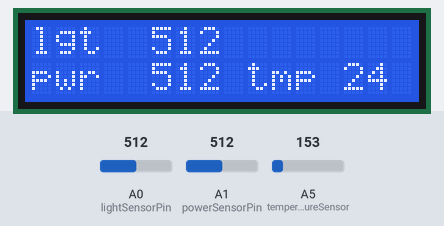
Recording of a sketch running on a simulated Arduino Uno, built with avr-gcc and run on an emulated ATmega328P. Shown: 16×2 character LCD. The inputs (shaded band) are chosen by the test bench; at power-on: A5 (temperatureSensor) = 153, A0 (lightSensorPin) = 512, A1 (powerSensorPin) = 512. What the sketch prints to the serial monitor is not drawn.

Above: at 1.2 s.
1.3 s: A5 (temperatureSensor) set to 165
At 2.4 s:
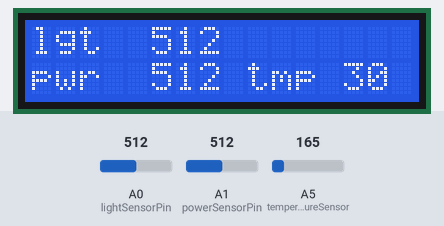
3.5 s: A0 (lightSensorPin) set to 716
At 5.2 s:
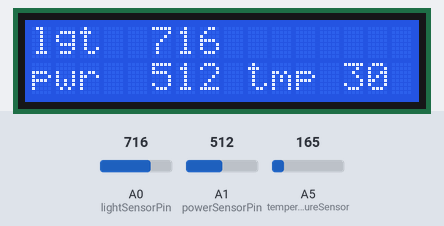
5.5 s: A1 (powerSensorPin) set to 716
At 7.2 s:
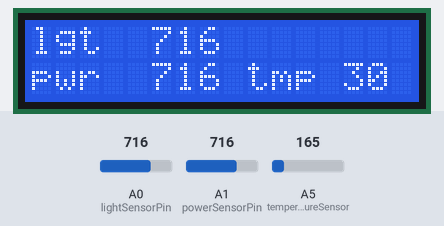
7.5 s: A5 (temperatureSensor) set to 175
At 9.2 s:
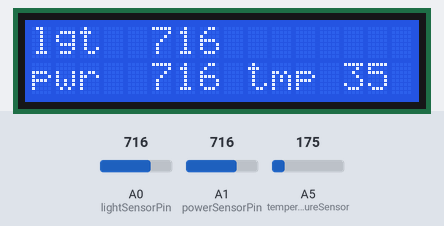
9.6 s: A0 (lightSensorPin) set to 900
At 11.0 s:
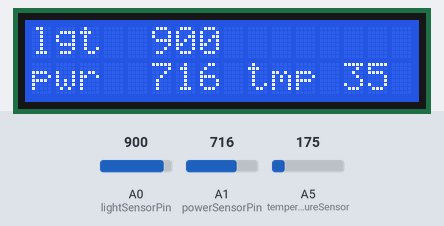
11.6 s: A1 (powerSensorPin) set to 900
At 12.9 s:
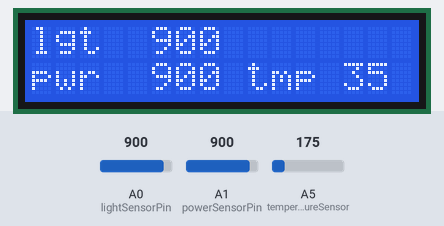
Timing chart, 0 to 14.6 s (numbered marks = the images above; inputs shaded):
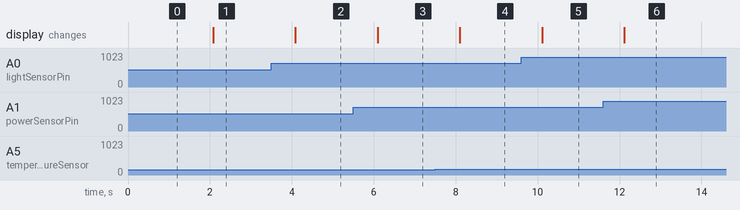

The sketch:

ArduinoDoesWindows.ino
```cpp
/*
  Arduinotour 2013 @ Verona

  Nome Progetto: Arduino does Windows
  Autori: Gionata Mettifogo e tutto il tavolo
  Materiale utilizzato: Arduino Uno, StarterKit, Windows PC with VisualStudio
  Linguaggi di programmazione: Arduino, C#
  Framework utilizzato: .NET
  Descrizione: Abbiamo connesso alcuni sensori ad Arduino (luce, temperatura ed
  un potenziometro). Abbiamo collegato un LCD su Arduino dove è possibile vedere
  i dati rilevati in tempo reale. Poi abbiamo connesso Arduino al laptop Windows
  via seriale/USB che legge i valori e li comunica ad OpenEnergyMonitor sul quale
  possiamo vedere grafici, etc anche remotamente da web o su telefono cellulare.
*/

// include the library code:
#include <LiquidCrystal.h>

// initialize the library with the numbers of the interface pins
LiquidCrystal lcd(7, 6, 5, 4, 3, 2);

int lightSensorPin = A0;    // select the input pin for the light sensor
int powerSensorPin = A1;  // select the input pin for the potentiometer
int temperatureSensor = A5; // select the input pin for the temperature sensor

void setup()
{
  // will be sending data back to the PC at 9600 baud
  Serial.begin(9600);

  // set up the LCD's number of columns and rows:
  lcd.begin(16, 2);
}

void loop()
{
  // read the values from the sensors
  int lightValue = analogRead(lightSensorPin);
  int powerValue = analogRead(powerSensorPin);

  int temperatureValue = analogRead(temperatureSensor);
  float voltage = ((float)temperatureValue / 1024.0) * 5.0;
  temperatureValue = (int)((voltage - .5) * 100.0);

  char s1[64];
  sprintf(s1, "light|%d|power|%d|temperature|%d\n", lightValue, powerValue, temperatureValue);
  Serial.println(s1);

  sprintf(s1, "lgt %4d", lightValue);
  lcd.setCursor(0, 0);
  lcd.print(s1);

  sprintf(s1, "pwr %4d tmp %2d", (short)powerValue, (short)temperatureValue);
  lcd.setCursor(0, 1);
  lcd.print(s1);

  delay(1000);
}
```

Measured:
- after the input at 1.3 s, the display: changes after 0.78 s (image 1)
- after the input at 3.5 s, the display: changes after 0.59 s (image 2)
- after the input at 5.5 s, the display: changes after 0.59 s (image 3)
- after the input at 7.5 s, the display: changes after 0.60 s (image 4)
- after the input at 9.6 s, the display: changes after 0.51 s (image 5)
- after the input at 11.6 s, the display: changes after 0.52 s (image 6)
